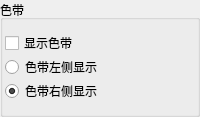
              <widget class="QGroupBox" name="groupBox_21">
               <property name="title">
                <string>色带</string>
               </property>
               <layout class="QHBoxLayout" name="horizontalLayout_19">
                <property name="leftMargin">
                 <number>2</number>
                </property>
                <item>
                 <layout class="QVBoxLayout" name="verticalLayout_6">
                  <property name="spacing">
                   <number>0</number>
                  </property>
                  <item>
                   <widget class="QCheckBox" name="checkBox_2">
                    <property name="text">
                     <string>显示色带</string>
                    </property>
                    <property name="checked">
                     <bool>false</bool>
                    </property>
                   </widget>
                  </item>
                  <item>
                   <layout class="QVBoxLayout" name="verticalLayout_7">
                    <property name="spacing">
                     <number>0</number>
                    </property>
                    <item>
                     <widget class="QRadioButton" name="radioButton_19">
                      <property name="text">
                       <string>色带左侧显示</string>
                      </property>
                     </widget>
                    </item>
                    <item>
                     <widget class="QRadioButton" name="radioButton_18">
                      <property name="text">
                       <string>色带右侧显示</string>
                      </property>
                      <property name="checked">
                       <bool>true</bool>
                      </property>
                     </widget>
                    </item>
                   </layout>
                  </item>
                 </layout>
                </item>
               </layout>
              </widget>
